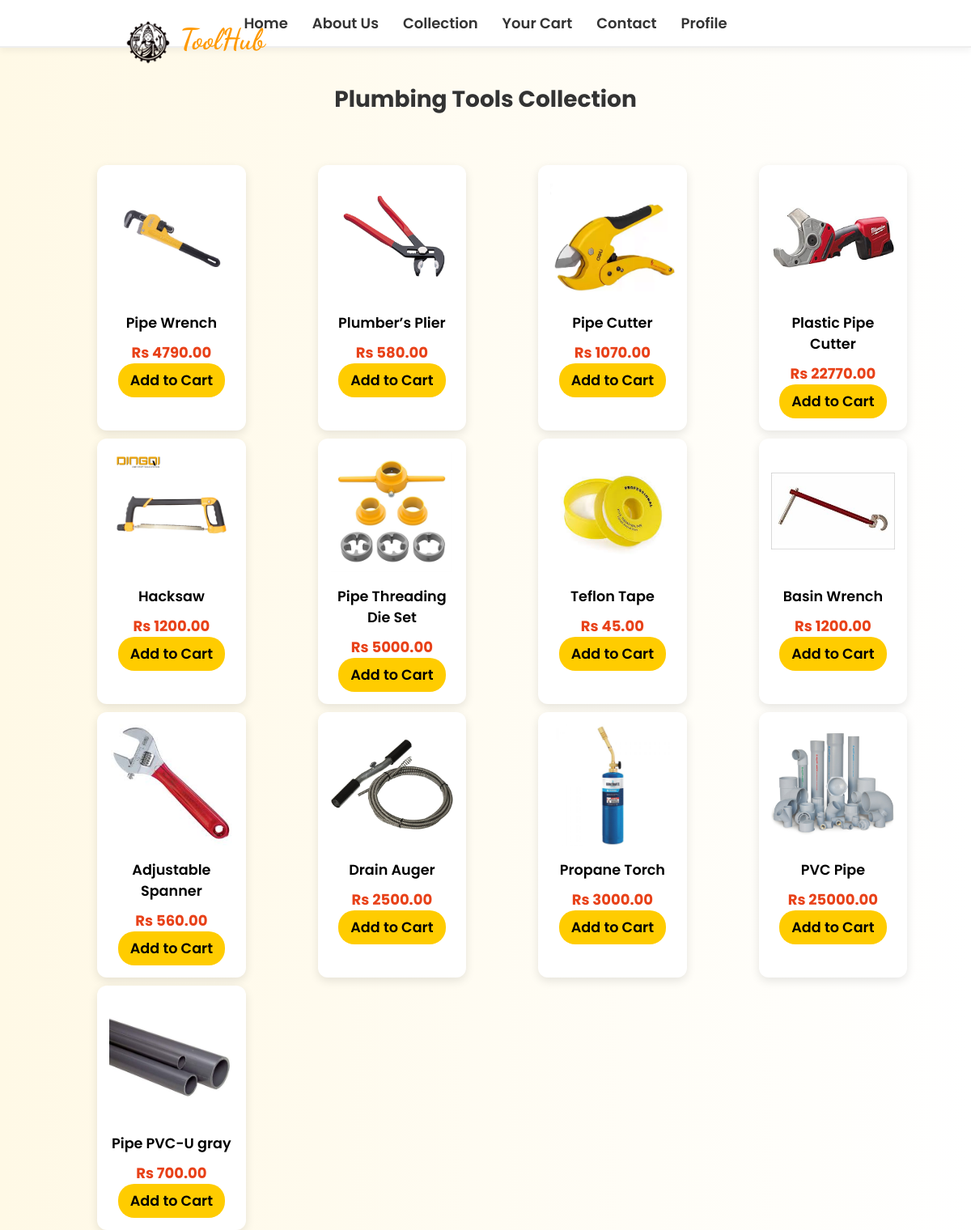
The app's page /plumbingtool/ with its own data.
### hardware/models.py (models this page shows, shortened)
class Product(models.Model):
    pid = ShortUUIDField(primary_key=True,unique=True, length = 10, max_length=20, prefix="prod", alphabet="abcdefgh12345")
    user = models.ForeignKey(User, on_delete=models.SET_NULL, null=True, blank=True)
    category = models.ForeignKey(Category, on_delete=models.SET_NULL, null=True, blank=True)
    name = models.CharField(max_length=100)
    image = models.ImageField(upload_to="user_directory_path") # used to store product image
    description = models.TextField(max_length=500, null=True, blank=True)
    price = models.DecimalField(max_digits=10, decimal_places=2)
    old_price = models.DecimalField(max_digits=10, decimal_places=2, null=True,blank=True)
    label = models.CharField(choices=LABEL_CHOICES, max_length=10, blank=True)  # 'Hot', 'Sale', or empty
    specification = models.TextField(max_length=500, null=True, blank=True)
    product_status = models.CharField(choices = STATUS, max_length=20) # used to check if product is new, used or refurbished
    status = models.CharField(max_length=50, default='Active')  # or any default value you want
    in_stock = models.BooleanField(default=True) #used to check if product is in stock
    featured = models.BooleanField(default=False) #used to check if product is featured
    created_at = models.DateTimeField(auto_now_add=True) # used to check when product was created
    updated_at = models.DateTimeField(auto_now=True) # used to check when product was updated
    class Meta:
        verbose_name_plural = "Products"

### hardware/views.py (the view)
def plumbingTools(request):
    products = Product.objects.filter(category__name='Plumbing Supplies')
    context = {
        'products': products
    }
    return render(request, 'hardware/plumbingtool.html', context)

### templates/hardware/plumbingtool.html (shortened to what this page needs)
<!DOCTYPE html>
<html lang="en">
   {% load static %}
  <head>
  </head>
  <body>
    <nav>
      <div class="nav-center">
        <a href="/first">Home</a>
        <a href="/aboutus">About Us</a>
        <a href="/collection">Collection</a>
        <a href="/cart">Your Cart</a>
        <a href="/contact">Contact</a>
        <a href="/profile">Profile</a>
      </div>
    </nav>
    <div class="logocontainer">
      <img src="{% static 'hardware/image/logo.png' %}" alt="logoshere" id="logo" />
      <h1 id="firstheader">ToolHub</h1>
    </div>
    <h1 class="page-title">Plumbing Tools Collection</h1>
    <div class="product-grid">
      {% for product in products %}
        <div class="product-card">
          <img src="{{ product.image.url }}" alt="{{ product.name }}" class="product-image" />
          <h3><a href="/productdetail/{{ product.pid }}" class="product-name">{{ product.name }}</a></h3>
          <p class="price">Rs {{ product.price }}</p>
          <button class="add-to-cart"><a href="/add_to_cart/{{ product.pid }}" class="addtocartname">Add to Cart</a></button>
        </div>
      {% endfor %}
    </div>
  </body>
</html>

### templates/hardware/plumbingtool.html (style rules this page uses)
* { margin: 0; padding: 0; box-sizing: border-box; font-family: 'Poppins', sans-serif; }
body { font-family: 'Poppins'; background: linear-gradient(to right, #fff9e6, #ffffff); color: #333; }
nav { background: #fff; border-bottom: 2px solid #eee; display: flex; justify-content: center; padding: 15px 20px; box-shadow: 0 4px 8px rgba(0, 0, 0, 0.05); }
.nav-center { display: flex; gap: 30px; }
.nav-center a { color: #333; font-weight: 600; font-size: 18px; text-decoration: none; position: relative; transition: color 0.3s ease; }
.nav-center a::after { content: ''; position: absolute; bottom: -5px; left: 0; width: 0%; height: 2px; background-color: #ffcc00; transition: width 0.3s ease-in-out; }
.logocontainer { display: flex; align-items: center; justify-content: center; margin: 20px 0; margin-top: -2%; margin-left: -60%; }
#logo { height: 60px; margin-right: 10px; margin-top: -0.7%; }
#firstheader { font-family: 'Dancing Script', cursive; font-size: 36px; color: #ff9900; font-weight: bold; margin-top: -1%; }
.page-title { font-size: 28px; color: #333; margin-bottom: 30px; text-align: center; }
.product-grid { display: grid; grid-template-columns: repeat(4, 1fr); gap: 10px; margin-top: 5%; margin-left: 10%; }
.product-card { background: #fff; padding: 15px; border-radius: 12px; box-shadow: 0 4px 12px rgba(0, 0, 0, 0.1); width: 70%; height: 100%; position: relative; transition: transform 0.3s ease; text-align: center; }
.product-image { width: 100%; height: 150px; object-fit: contain; }
.product-name { display: block; margin: 10px 0; font-size: 1.1rem; font-weight: 600; color: black; text-decoration: none; }
.price { color: #e84118; font-size: 18px; font-weight: bold; }
.add-to-cart { margin-top: 10px 0; background: #ffcc00; color: white; border: none; padding: 8px 15px; border-radius: 20px; cursor: pointer; transition: background 0.3s ease; display: block; text-decoration: none; margin-left: auto; margin-right: auto; }
.addtocartname { display: block; font-family: 'Poppins'; font-size: 1.1rem; font-weight: 600; color: black; text-decoration: none; }

### records on screen
Product: image (picture), name "Pipe Wrench", price "4790.00"
Product: image (picture), name "Plumber’s Plier", price "580.00"
Product: image (picture), name "Pipe Cutter", price "1070.00"
Product: image (picture), name "Plastic Pipe Cutter", price "22770.00"
Product: image (picture), name "Hacksaw", price "1200.00"
Product: image (picture), name "Pipe Threading Die Set", price "5000.00"
Product: image (picture), name "Teflon Tape", price "45.00"
Product: image (picture), name "Basin Wrench", price "1200.00"
Product: image (picture), name "Adjustable Spanner", price "560.00"
Product: image (picture), name "Drain Auger", price "2500.00"
Product: image (picture), name "Propane Torch", price "3000.00"
Product: image (picture), name "PVC Pipe", price "25000.00"
Product: image (picture), name "Pipe PVC-U gray", price "700.00"
